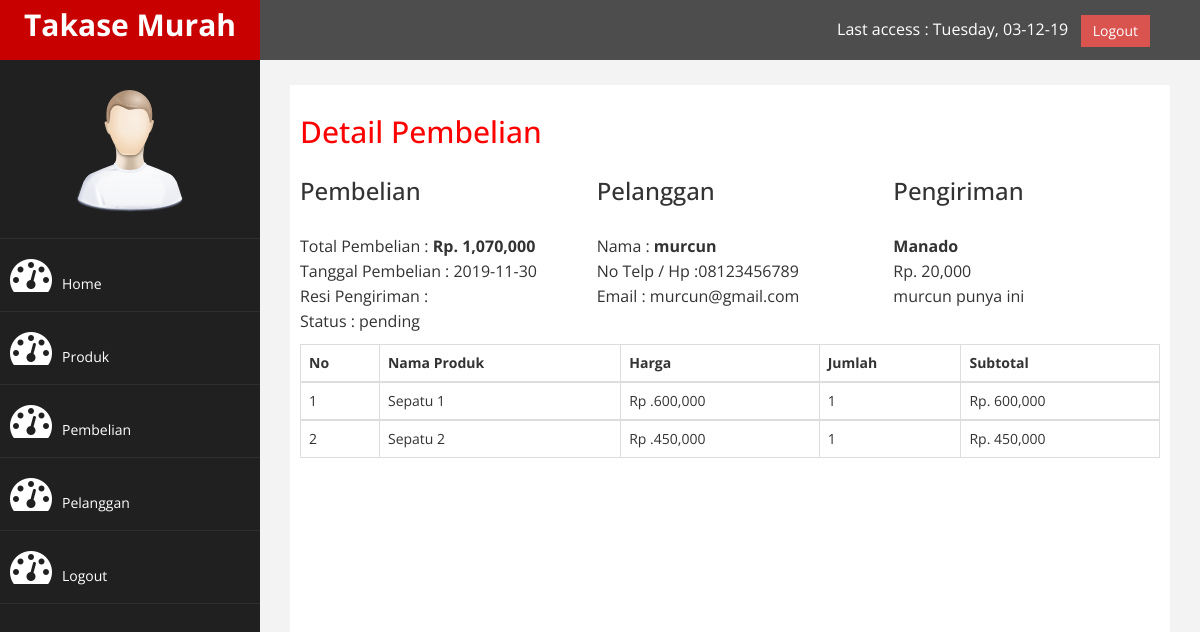
/admin/index.php?halaman=detail&id=59 (signed in), run on the app's committed database.
### tables this page shows
CREATE TABLE `pembelian` (
  `id_pembelian` int(11) NOT NULL,
  `id_pelanggan` int(11) NOT NULL,
  `id_ongkir` int(11) NOT NULL,
  `tanggal_pembelian` date NOT NULL,
  `total_pembelian` int(11) NOT NULL,
  `nama_kota` varchar(100) NOT NULL,
  `tarif` int(11) NOT NULL,
  `alamat_pengiriman` text NOT NULL,
  `status_pembelian` varchar(100) NOT NULL DEFAULT 'pending',
  `resi_pengiriman` varchar(100) NOT NULL
);

CREATE TABLE `pelanggan` (
  `id_pelanggan` int(11) NOT NULL,
  `email_pelanggan` varchar(100) NOT NULL,
  `password_pelanggan` varchar(255) NOT NULL,
  `nama_pelanggan` varchar(100) NOT NULL,
  `telp_pelanggan` varchar(25) NOT NULL,
  `alamat_pelanggan` text NOT NULL
);

CREATE TABLE `pembelian_produk` (
  `id_pembelian_produk` int(11) NOT NULL,
  `id_pembelian` int(11) NOT NULL,
  `id_produk` int(11) NOT NULL,
  `nama` varchar(150) NOT NULL,
  `harga` int(11) NOT NULL,
  `berat` int(11) NOT NULL,
  `subberat` int(11) NOT NULL,
  `subharga` int(11) NOT NULL,
  `jumlah` int(11) NOT NULL
);

CREATE TABLE `produk` (
  `id_produk` int(11) NOT NULL,
  `nama_produk` varchar(255) NOT NULL,
  `harga_produk` int(11) NOT NULL,
  `berat_produk` int(11) NOT NULL,
  `foto_produk` varchar(255) NOT NULL,
  `deskripsi_produk` text NOT NULL,
  `stok_produk` int(6) NOT NULL
);

### admin/detail.php (the view)
<h2>Detail Pembelian</h2>
<?php
$result = $koneksi->query("SELECT * FROM pembelian JOIN pelanggan
	ON pembelian.id_pelanggan=pelanggan.id_pelanggan
	WHERE pembelian.id_pembelian='$_GET[id];' ");
$data = $result->fetch_assoc();
 ?>
<div class="row">
	<div class="col-md-4">
		<h3>Pembelian</h3>
		<p>
			Total Pembelian : <strong>Rp. <?= number_format($data['total_pembelian']); ?></strong><br>
			Tanggal Pembelian : <?= $data['tanggal_pembelian']; ?><br>
			Resi Pengiriman : <?= $data['resi_pengiriman']; ?> <br>
			Status : <?= $data['status_pembelian']; ?>
		</p>
	</div>
	<div class="col-md-4">
		<h3>Pelanggan</h3>
		<p>
			Nama : <strong><?= $data['nama_pelanggan']; ?></strong><br>
			No Telp / Hp :<?= $data['telp_pelanggan']; ?><br>
			Email : <?= $data['email_pelanggan']; ?>
		</p>
	</div>
	<div class="col-md-4">
		<h3>Pengiriman</h3>
		<p>
			<strong><?= $data['nama_kota']; ?><br></strong>
			Rp. <?= number_format($data['tarif']); ?><br>
			<?= $data['alamat_pengiriman']; ?>
		</p>
	</div>
</div>
<table class="table table-bordered">
	<thead>
		<tr>
			<th>No</th>
			<th>Nama Produk</th>
			<th>Harga</th>
			<th>Jumlah</th>
			<th>Subtotal</th>
		</tr>
	</thead>
	<?php
		$result = $koneksi->query("SELECT * FROM pembelian_produk JOIN produk
			ON pembelian_produk.id_produk=produk.id_produk
			WHERE pembelian_produk.id_pembelian='$_GET[id];'");
		$no = 1;
	 ?>
	<?php foreach ($result as $data): ?>
		<tbody>
			<tr>
				<td><?= $no++; ?></td>
				<td><?= $data['nama_produk']; ?></td>
				<td>Rp .<?= number_format($data['harga_produk']); ?></td>
				<td><?= $data['jumlah']; ?></td>
				<td>
					Rp. <?= number_format($data['harga_produk'] * $data['jumlah']); ?>
				</td>
			</tr>
		</tbody>
	<?php endforeach; ?>
</table>

### admin/assets/css/custom.css (style rules this page uses)
body { font-family: 'Open Sans', sans-serif; }
h2 { color: #f00; }
p { font-size:16px; line-height:25px; padding-top:20px; }

### data on the page
pembelian: total_pembelian "1,070,000", tanggal_pembelian "2019-11-30", status_pembelian "pending", id_pelanggan.nama_pelanggan "murcun", id_pelanggan.telp_pelanggan "08123456789", id_pelanggan.email_pelanggan "murcun@gmail.com", nama_kota "Manado", tarif "20,000", alamat_pengiriman "murcun punya ini"
pembelian_produk: id_produk.nama_produk "Sepatu 1", id_produk.harga_produk "600,000", jumlah "1", $data['harga_produk'] * $data['jumlah'] "600,000"
pembelian_produk: id_produk.nama_produk "Sepatu 2", id_produk.harga_produk "450,000", jumlah "1", $data['harga_produk'] * $data['jumlah'] "450,000"
